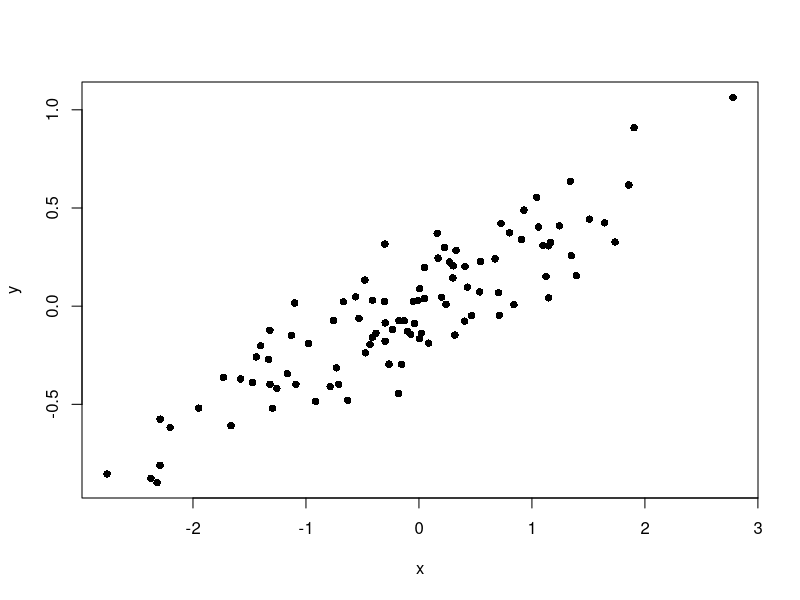

Write R code to recreate this figure.
## ---- chunk 1
myVariable <- 2 + 2
## ---- chunk 2
myVariable * myVariable
## ---- chunk 3
vector1 <- c(1,2,3,4,5,6,7,8,9,10)
vector2 <- c(11,12,13,14,15,16,17,18,19,20)
## ---- chunk 4
vector1 + vector2
## ---- chunk 5
dwarves <- c("Dopey", "Gimli", "Larry")
dwarves[-3] #real dwarves
## ---- chunk 6
1 + 1 == 10 - 8
## ---- chunk 7
vector2
## ---- chunk 8
vector2 > 17
## ---- chunk 9
vector2[vector2 > 17] 
## ---- chunk 10
vector2[vector2 > 17 & vector2 < 20]
vector2[vector2 > 17 | vector2 == 13]
## ---- chunk 11
primates <- c("gorilla", "gibbon", "langur", "gibbon", "gorilla")
primates

primates[3] <- "bushbaby"
primates

primates[primates == "gorilla"] <- "chimpanzee"
primates

## ---- chunk 12
pets <- factor(c("cat", "cat", "dog", "pony", "dog", "dog"))
pets
## ---- chunk 13
pets <- ordered(pets, levels=c("pony", "dog", "cat"))
pets
## ---- chunk 14
head(iris)
## ---- chunk 15

iris$Sepal.Length

## ---- chunk 16
iris[1,3]

## ---- chunk 17
iris[1, ]
## ---- chunk 18
iris$Petal.Area
## ---- chunk 19
iris$Petal.Area <- iris$Petal.Length * iris$Petal.Width
iris$Petal.Area
## ---- chunk 20
part1 <- "The quick brown fox"
part2 <- "jumped over the lazy dog."
paste(part1, part2)

## ---- chunk 21
x <- rnorm(100)
y <- (x * 0.3) + rnorm(100, sd=0.2)
plot(x,y,pch=16)
